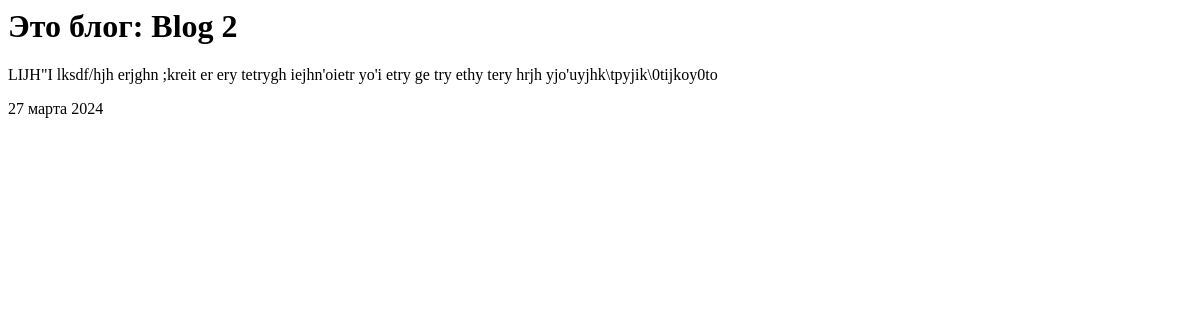
The app's page /blog/2, older data.
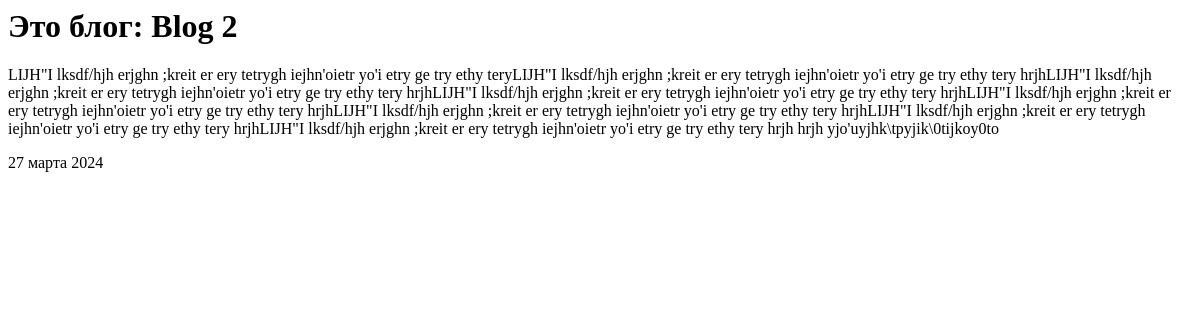
The same page, newer data.
### blog/models.py (models this page shows, shortened)
class Blog(models.Model):
    title = models.CharField(max_length=200)
    text = models.TextField()
    date = models.DateField()

### blog/views.py (the view)
# urls.py: path('<int:blog_id>', views.detail, name="detail")
def detail(request, blog_id):
    blog = get_object_or_404(Blog, pk=blog_id)
    return render(request, 'blog/detail.html', {'blog': blog})

### blog/templates/blog/detail.html
<h1>Это блог:  {{ blog.title }}</h1>
<p>{{blog.text|safe}}</p>
<p>{{ blog.date|date:'j E Y' }}</p>

Row changes from the older to the newer data that the page shows:
changed Blog "Blog 2": text "LIJH\"I lksdf/hjh erjghn ;kreit er ery tetrygh iejhn'oietr yo'i etry ge try ethy tery hrjh yjo'uyjhk\\tpyjik\\0tijkoy0to" → "…etry ge try ethy teryLIJH\"I lksdf/hjh erjghn ;kreit er ery tetrygh iejhn'oietr yo'i etry ge try ethy tery hrjhLIJH\"I lksdf/hjh erjghn ;kreit er ery tetrygh iejhn'oietr yo'i etry ge try ethy tery hrjhLIJH\"I lksdf/hjh erjghn ;kreit er ery tetrygh iejhn'oietr yo'i etry ge try ethy tery hrjhLIJH\"I lksdf/hjh erjghn ;kreit er ery tetrygh iejhn'oietr yo'i etry ge try ethy tery hrjhLIJH\"I lksdf/hjh erjghn ;kreit er ery tetrygh iejhn'oietr yo'i etry ge try ethy tery hrjhLIJH\"I lksdf/hjh erjghn ;kreit er ery tetrygh iejhn'oietr yo'i etry ge try ethy tery hrjhLIJH\"I lksdf/hjh erjghn ;kreit er ery tetrygh iejhn'oietr yo'i etry ge try ethy tery hrjh hrjh yjo'uyjhk\\tpyjik\\0tijkoy0to"
